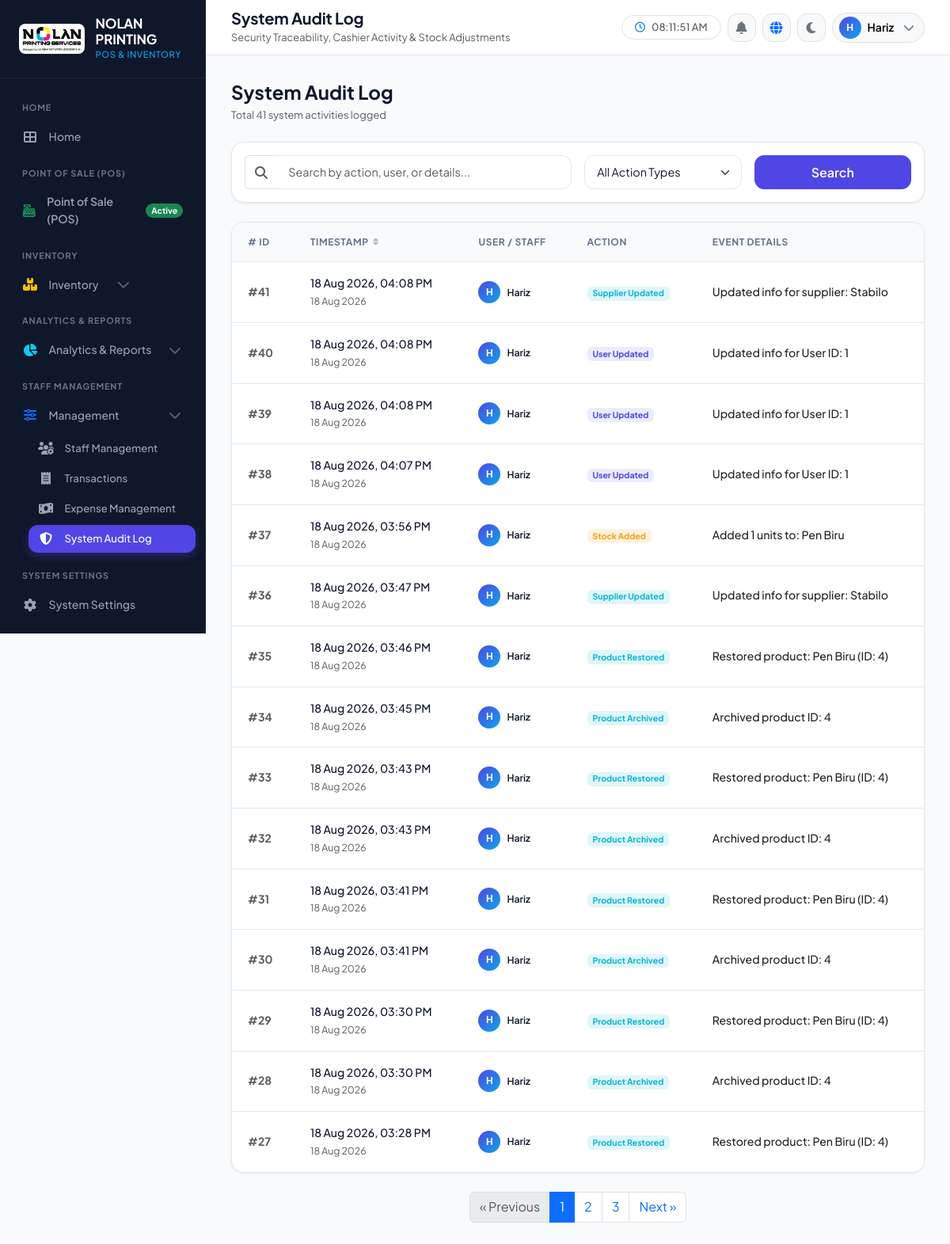
/legacy_php/logs.php (signed in), run on the app's committed database.
### tables this page shows
CREATE TABLE `activity_log` (
  `id` int(11) NOT NULL,
  `user_id` int(11) DEFAULT NULL,
  `action` varchar(100) NOT NULL,
  `details` text DEFAULT NULL,
  `created_at` timestamp NOT NULL DEFAULT current_timestamp()
);

CREATE TABLE `users` (
  `id` int(11) NOT NULL,
  `username` varchar(100) NOT NULL,
  `password` varchar(255) NOT NULL,
  `role` enum('owner','cashier','stock_handler') NOT NULL,
  `full_name` varchar(255) NOT NULL,
  `gender` enum('Male','Female','Other') NOT NULL,
  `race` varchar(100) NOT NULL,
  `address` text NOT NULL,
  `phone_number` varchar(20) NOT NULL,
  `security_question` varchar(255) DEFAULT NULL,
  `security_answer` varchar(255) DEFAULT NULL,
  `created_at` timestamp NOT NULL DEFAULT current_timestamp()
);

### legacy_php/db.php (called while the page is built, shortened)
<?php
function __($key) {
    global $translations;
    $lang = $_SESSION['lang'] ?? 'en';
    return $translations[$lang][$key] ?? $key;
}

### legacy_php/logs.php (the view, shortened to what this page needs)
<?php
require 'db.php';
$search = trim($_GET['search'] ?? '');
$actionFilter = $_GET['action_filter'] ?? 'all';
$limit = 15;
$page = max(1, (int)($_GET['page'] ?? 1));
$offset = ($page - 1) * $limit;
$sortBy = $_GET['sort_by'] ?? 'al.created_at';
$sortOrder = strtoupper($_GET['sort_order'] ?? 'DESC') === 'ASC' ? 'ASC' : 'DESC';
$conditions = [];
$params = [];
$whereClause = !empty($conditions) ? "WHERE " . implode(" AND ", $conditions) : "";
$countStmt = $pdo->prepare("SELECT COUNT(*) FROM activity_log al LEFT JOIN users u ON al.user_id = u.id $whereClause");
$countStmt->execute($params);
$totalLogs = (int)$countStmt->fetchColumn();
$totalPages = max(1, ceil($totalLogs / $limit));
$query = "SELECT al.*, u.username, u.full_name
    FROM activity_log al
    LEFT JOIN users u ON al.user_id = u.id
    $whereClause
    ORDER BY $sortBy $sortOrder
    LIMIT $limit OFFSET $offset";
$stmt = $pdo->prepare($query);
$stmt->execute($params);
$logs = $stmt->fetchAll();
function timeAgo($timestamp) {
    $time = strtotime($timestamp);
    $diff = time() - $time;
    return date('d M Y', $time);
}
function getActionBadgeClass($action) {
    $act = strtolower($action);
    if (str_contains($act, 'stock') || str_contains($act, 'intake')) return 'badge-soft-warning';
    if (str_contains($act, 'user') || str_contains($act, 'login')) return 'badge-soft-primary';
    return 'badge-soft-info';
}
?>
<!DOCTYPE html>
<html lang="<?= $_SESSION['lang'] ?? 'en' ?>">
<head>
    <link href="https://cdn.jsdelivr.net/npm/bootstrap@5.3.2/dist/css/bootstrap.min.css" rel="stylesheet">
    <link rel="stylesheet" href="https://cdnjs.cloudflare.com/ajax/libs/font-awesome/6.5.1/css/all.min.css">
    <link rel="stylesheet" href="assets/css/app.css">
</head>
<body>
    <div class="app-wrapper">
        <?php include 'sidebar.php'; ?>
        <div class="main-content-wrapper">
            <?php include 'header.php'; ?>
            <main class="content-body">
                <div class="d-flex flex-wrap justify-content-between align-items-center gap-3 mb-4">
                    <div>
                        <h4 class="fw-bold mb-1"><?= __('audit_log') ?></h4>
                        <p class="text-muted small mb-0">Total <?= number_format($totalLogs) ?> system activities logged</p>
                    </div>
                </div>
                <div class="card-modern p-3 mb-4">
                    <form method="GET" class="row g-3 align-items-center">
                        <div class="col-md-6">
                            <div class="input-group">
                                <span class="input-group-text bg-body border-end-0 text-muted"><i class="fas fa-search"></i></span>
                                <input type="text" name="search" class="form-control border-start-0" placeholder="Search by action, user, or details..." value="<?= htmlspecialchars($search) ?>">
                            </div>
                        </div>
                        <div class="col-md-3">
                            <select name="action_filter" class="form-select" onchange="this.form.submit()">
                                <option value="all" <?= $actionFilter === 'all' ? 'selected' : '' ?>>All Action Types</option>
                            </select>
                        </div>
                        <div class="col-md-3 d-flex gap-2">
                            <button type="submit" class="btn btn-primary flex-grow-1">Search</button>
                        </div>
                    </form>
                </div>
                <div class="table-modern-wrapper">
                    <div class="table-responsive">
                        <table class="table table-modern">
                            <thead>
                                <tr>
                                    <th># ID</th>
                                    <th>
                                        <a href="?search=<?= urlencode($search) ?>&action_filter=<?= $actionFilter ?>&sort_by=al.created_at&sort_order=<?= ($sortBy === 'al.created_at' && $sortOrder === 'DESC') ? 'ASC' : 'DESC' ?>">
                                            Timestamp <i class="fas fa-sort small opacity-50"></i>
                                        </a>
                                    </th>
                                    <th>User / Staff</th>
                                    <th>Action</th>
                                    <th>Event Details</th>
                                </tr>
                            </thead>
                            <tbody>
                                <?php if (empty($logs)): ?>
                                    <tr>
                                        <td colspan="5" class="text-center py-5 text-muted">
                                            <i class="fas fa-shield-halved fa-3x opacity-25 mb-2 d-block"></i>
                                            No system activity logs found.
                                        </td>
                                    </tr>
                                <?php else: ?>
                                    <?php foreach ($logs as $l): ?>
                                        <tr>
                                            <td class="fw-bold text-muted">#<?= $l['id'] ?></td>
                                            <td>
                                                <span class="d-block fw-medium"><?= date('d M Y, h:i A', strtotime($l['created_at'])) ?></span>
                                                <small class="text-muted"><?= timeAgo($l['created_at']) ?></small>
                                            </td>
                                            <td>
                                                <div class="d-flex align-items-center gap-2">
                                                    <div class="user-avatar-sm" style="width: 28px; height: 28px; font-size: 0.75rem;">
                                                        <?= strtoupper(substr($l['username'] ?? 'S', 0, 1)) ?>
                                                    </div>
                                                    <span class="fw-semibold small">
                                                        <?= htmlspecialchars($l['username'] ?? 'System') ?>
                                                    </span>
                                                </div>
                                            </td>
                                            <td>
                                                <span class="badge <?= getActionBadgeClass($l['action']) ?>">
                                                    <?= htmlspecialchars($l['action']) ?>
                                                </span>
                                            </td>
                                            <td>
                                                <div class="fw-medium text-body" style="max-width: 450px;">
                                                    <?= htmlspecialchars($l['details']) ?>
                                                </div>
                                            </td>
                                        </tr>
                                    <?php endforeach; ?>
                                <?php endif; ?>
                            </tbody>
                        </table>
                    </div>
                </div>
                <?php if ($totalPages > 1): ?>
                    <nav class="mt-4">
                        <ul class="pagination justify-content-center">
                            <li class="page-item <?= $page <= 1 ? 'disabled' : '' ?>">
                                <a class="page-link" href="?page=<?= $page - 1 ?>&search=<?= urlencode($search) ?>&action_filter=<?= $actionFilter ?>">&laquo; Previous</a>
                            </li>
                            <?php for ($p = 1; $p <= $totalPages; $p++): ?>
                                <li class="page-item <?= $p === $page ? 'active' : '' ?>">
                                    <a class="page-link" href="?page=<?= $p ?>&search=<?= urlencode($search) ?>&action_filter=<?= $actionFilter ?>"><?= $p ?></a>
                                </li>
                            <?php endfor; ?>
                            <li class="page-item <?= $page >= $totalPages ? 'disabled' : '' ?>">
                                <a class="page-link" href="?page=<?= $page + 1 ?>&search=<?= urlencode($search) ?>&action_filter=<?= $actionFilter ?>">Next &raquo;</a>
                            </li>
                        </ul>
                    </nav>
                <?php endif; ?>
            </main>
        </div>
    </div>
</body>
</html>

### assets/css/app.css (style rules this page uses)
:root { --brand-primary: #4f46e5; --brand-primary-hover: #4338ca; --brand-primary-light: rgba(79, 70, 229, 0.1); --brand-secondary: #0ea5e9; --brand-accent: #8b5cf6; --success: #10b981; --success-light: rgba(16, 185, 129, 0.12); --warning: #f59e0b; --warning-light: rgba(245, 158, 11, 0.12); --danger: #ef4444; --danger-light: rgba(239, 68, 68, 0.12); --info: #06b6d4; --info-light: rgba(6, 182, 212, 0.12); --bg-body: #f8fafc; --bg-surface: #ffffff; --bg-surface-elevated: #ffffff; --bg-sidebar: #0f172a; --bg-sidebar-active: #4f46e5; --bg-sidebar-hover: #1e293b; --text-main: #0f172a; --text-muted: #64748b; --text-light: #94a3b8; --text-inverse: #f8fafc; --border-color: #e2e8f0; --border-focus: #4f46e5; --sidebar-width: 260px; --topbar-height: 70px; --shadow-sm: 0 1px 3px rgba(0, 0, 0, 0.05), 0 1px 2px rgba(0, 0, 0, 0.03); --shadow-md: 0 4px 6px -1px rgba(0, 0, 0, 0.07), 0 2px 4px -1px rgba(0, 0, 0, 0.04); --shadow-lg: 0 10px 15px -3px rgba(0, 0, 0, 0.08), 0 4px 6px -2px rgba(0, 0, 0, 0.03); --shadow-xl: 0 20px 25px -5px rgba(0, 0, 0, 0.1), 0 10px 10px -5px rgba(0, 0, 0, 0.04); --radius-sm: 8px; --radius-md: 12px; --radius-lg: 16px; --radius-xl: 20px; --radius-full: 9999px; --transition-fast: 0.15s ease; --transition-normal: 0.25s ease; }
* { box-sizing: border-box; margin: 0; padding: 0; }
body { font-family: 'Plus Jakarta Sans', -apple-system, BlinkMacSystemFont, sans-serif; background-color: var(--bg-body); color: var(--text-main); font-size: 0.925rem; line-height: 1.55; -webkit-font-smoothing: antialiased; transition: background-color var(--transition-normal), color var(--transition-normal); }
.app-wrapper { display: flex; min-height: 100vh; width: 100%; }
.user-avatar-sm { width: 36px; height: 36px; border-radius: var(--radius-full); background: linear-gradient(135deg, var(--brand-primary), var(--brand-secondary)); color: white; font-weight: 700; font-size: 0.85rem; display: flex; align-items: center; justify-content: center; }
.main-content-wrapper { margin-left: var(--sidebar-width); flex-grow: 1; display: flex; flex-direction: column; min-width: 0; transition: margin-left var(--transition-normal); }
.content-body { padding: 2rem; flex-grow: 1; }
.card-modern { background: var(--bg-surface); border: 1px solid var(--border-color); border-radius: var(--radius-lg); box-shadow: var(--shadow-sm); transition: transform var(--transition-fast), box-shadow var(--transition-fast), border-color var(--transition-fast); }
.table-modern-wrapper { background: var(--bg-surface); border: 1px solid var(--border-color); border-radius: var(--radius-lg); box-shadow: var(--shadow-sm); overflow: hidden; }
.table-modern { width: 100%; margin-bottom: 0; border-collapse: separate; border-spacing: 0; }
.table-modern thead th { background: var(--bg-body); color: var(--text-muted); font-size: 0.75rem; font-weight: 700; text-transform: uppercase; letter-spacing: 0.05em; padding: 0.95rem 1.25rem; border-bottom: 1px solid var(--border-color); border-top: none; white-space: nowrap; }
.table-modern thead th a { color: inherit; text-decoration: none; display: inline-flex; align-items: center; gap: 0.35rem; }
.table-modern tbody td { padding: 1rem 1.25rem; vertical-align: middle; border-bottom: 1px solid var(--border-color); color: var(--text-main); font-size: 0.88rem; }
.table-modern tbody tr:last-child td { border-bottom: none; }
.table-modern tbody tr { transition: background-color var(--transition-fast); }
.badge-soft-primary { background: var(--brand-primary-light); color: var(--brand-primary); }
.badge-soft-warning { background: var(--warning-light); color: var(--warning); }
.badge-soft-info { background: var(--info-light); color: var(--info); }
.btn-primary { background: var(--brand-primary); border-color: var(--brand-primary); font-weight: 600; border-radius: var(--radius-md); padding: 0.55rem 1.25rem; transition: all var(--transition-fast); }
.form-control, .form-select { border-radius: var(--radius-md); border: 1px solid var(--border-color); background-color: var(--bg-surface); color: var(--text-main); padding: 0.6rem 0.95rem; font-size: 0.9rem; transition: border-color var(--transition-fast), box-shadow var(--transition-fast); }

### data on the page
activity_log: id "41", created_at "18 Aug 2026, 04:08 PM", created_at "18 Aug 2026", user.username "H", user.username "Hariz", action "Supplier Updated", details "Updated info for supplier: Stabilo"
activity_log: id "40", created_at "18 Aug 2026, 04:08 PM", created_at "18 Aug 2026", user.username "H", user.username "Hariz", action "User Updated", details "Updated info for User ID: 1"
activity_log: id "39", created_at "18 Aug 2026, 04:08 PM", created_at "18 Aug 2026", user.username "H", user.username "Hariz", action "User Updated", details "Updated info for User ID: 1"
activity_log: id "38", created_at "18 Aug 2026, 04:07 PM", created_at "18 Aug 2026", user.username "H", user.username "Hariz", action "User Updated", details "Updated info for User ID: 1"
activity_log: id "37", created_at "18 Aug 2026, 03:56 PM", created_at "18 Aug 2026", user.username "H", user.username "Hariz", action "Stock Added", details "Added 1 units to: Pen Biru"
activity_log: id "36", created_at "18 Aug 2026, 03:47 PM", created_at "18 Aug 2026", user.username "H", user.username "Hariz", action "Supplier Updated", details "Updated info for supplier: Stabilo"
activity_log: id "35", created_at "18 Aug 2026, 03:46 PM", created_at "18 Aug 2026", user.username "H", user.username "Hariz", action "Product Restored", details "Restored product: Pen Biru (ID: 4)"
activity_log: id "34", created_at "18 Aug 2026, 03:45 PM", created_at "18 Aug 2026", user.username "H", user.username "Hariz", action "Product Archived", details "Archived product ID: 4"
activity_log: id "33", created_at "18 Aug 2026, 03:43 PM", created_at "18 Aug 2026", user.username "H", user.username "Hariz", action "Product Restored", details "Restored product: Pen Biru (ID: 4)"
activity_log: id "32", created_at "18 Aug 2026, 03:43 PM", created_at "18 Aug 2026", user.username "H", user.username "Hariz", action "Product Archived", details "Archived product ID: 4"
activity_log: id "31", created_at "18 Aug 2026, 03:41 PM", created_at "18 Aug 2026", user.username "H", user.username "Hariz", action "Product Restored", details "Restored product: Pen Biru (ID: 4)"
activity_log: id "30", created_at "18 Aug 2026, 03:41 PM", created_at "18 Aug 2026", user.username "H", user.username "Hariz", action "Product Archived", details "Archived product ID: 4"
activity_log: id "29", created_at "18 Aug 2026, 03:30 PM", created_at "18 Aug 2026", user.username "H", user.username "Hariz", action "Product Restored", details "Restored product: Pen Biru (ID: 4)"
activity_log: id "28", created_at "18 Aug 2026, 03:30 PM", created_at "18 Aug 2026", user.username "H", user.username "Hariz", action "Product Archived", details "Archived product ID: 4"
activity_log: id "27", created_at "18 Aug 2026, 03:28 PM", created_at "18 Aug 2026", user.username "H", user.username "Hariz", action "Product Restored", details "Restored product: Pen Biru (ID: 4)"

### other printed values
__('home') "HOME"
__('home') "Home"
__('pos') "POINT OF SALE (POS)"
__('pos') "Point of Sale (POS)"
__('inventory') "INVENTORY"
__('inventory') "Inventory"
__('analytics') "ANALYTICS & REPORTS"
__('analytics') "Analytics & Reports"
__('staff') "STAFF MANAGEMENT"
__('staff') "Staff Management"
__('transactions') "Transactions"
__('expenses') "Expense Management"
__('audit_log') "System Audit Log"
__('settings') "SYSTEM SETTINGS"
__('settings') "System Settings"
